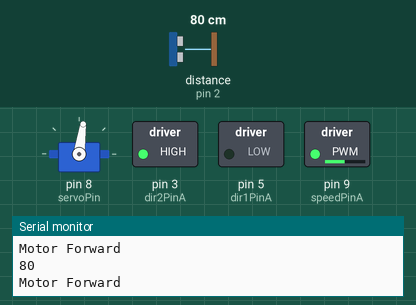
This sketch was run on a simulated Arduino Uno, built with avr-gcc and run on an emulated ATmega328P. Parts: servo, switched loads named in the sketch (green lamp = pin HIGH), the last lines printed to the serial monitor. Wiring (inferred from the names in the program): ultrasonic range finder: trigger pin 4; echo pin 2. Inputs (shaded band) come from the test bench; at power-on: distance to the obstacle (sensor on pin 2) 80 cm. The echo pulse lasts 58.3 µs per cm; pins used as bus, display or sensor lines are not drawn.

Above: at 1.2 s.
1.3 s: distance to the obstacle (sensor on pin 2) set to 41 cm
2.8 s: distance to the obstacle (sensor on pin 2) set to 33 cm
At 4.0 s:
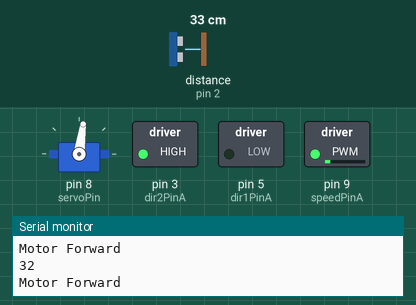
4.3 s: distance to the obstacle (sensor on pin 2) set to 38 cm
At 5.7 s:
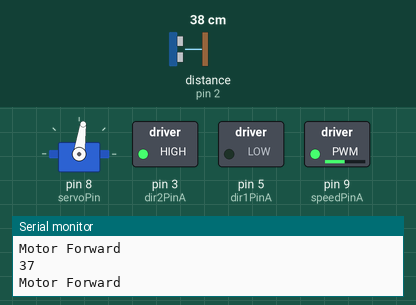
Timing chart, 0 to 7.3 s (numbered marks = the images above; inputs shaded):
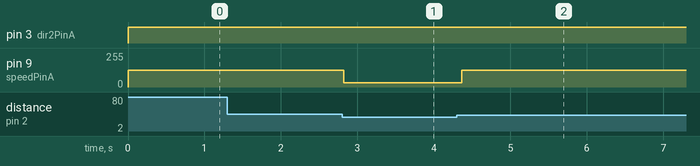

Measured:
- the behaviour switches between 37 and 36 cm on distance to the obstacle (sensor on pin 2) (found by bisection; images 0 and 1)
- after the input at 2.8 s, pin 9 (speedPinA): 125/255 → 32/255 at once
- after the input at 4.3 s, pin 9 (speedPinA): 32/255 → 125/255 after 0.06 s

The sketch:

MotorDistanceServo.ino
```cpp
/*
* MotorDistanceServo
*
* By Philip E, Henrik F
* 2017-04-05 12:05
*
* Program for stopping motor in the event of obstacle
* and allowing steering
*/

/* HC-SR04*/
#include <Servo.h>

Servo pointer;
const byte servoPin = 8;


// Echo
const int echoPin = 2; //ECHO pin
const int triggerPin = 4; //TRIG pin

/* Motor Driver */
const int dir1PinA = 5;  //Backwards pin
const int dir2PinA = 3; //Forwards pin
const int speedPinA = 9; // Needs to be a PWM pin to be able to control motor speed

void setup() {
   Serial.begin(9600);
   pinMode(echoPin, INPUT);
   pinMode(triggerPin, OUTPUT);

   //Define L298N Dual H-Bridge Motor Controller Pins

   pinMode(dir1PinA,OUTPUT);
   pinMode(dir2PinA,OUTPUT);
   pinMode(speedPinA,OUTPUT);
   pointer.attach(servoPin);
   steer(50);
}

/*
*   The golden method! Control the motor with
*   a certain speed (0 to 100). Direction: 0 reverse, 1 forward.
*/

void motor_run(int speed, int direction){
    if(direction == 1){
        analogWrite(speedPinA, speed);//Sets speed variable via PWM
        digitalWrite(dir1PinA, LOW);
        digitalWrite(dir2PinA, HIGH);
        Serial.println("Motor Forward");
    }
    else if (direction == 0) {
        analogWrite(speedPinA, speed);
        digitalWrite(dir1PinA, HIGH);
        digitalWrite(dir2PinA, LOW);
        Serial.println("Motor Reverse");
        Serial.println("   ");
    }
}

void steer(int capacity){
    if(capacity > 100 || capacity < 0){
       capacity = 50;
    }

    int adjustment = 10.24 * capacity;
    //Steering between 75 degrees and 95 degrees from car right.
    int pos = map(adjustment, 0, 1024, 75, 90);
    pointer.write(pos);
}

int counter = 0;
void loop() {
   digitalWrite(triggerPin, HIGH); //Trigger ultrasonic detection
   delayMicroseconds(10);
   digitalWrite(triggerPin, LOW);

   int distance = pulseIn(echoPin, HIGH); //Read ultrasonic reflection
   distance= distance/58; //Calculate distance

   if(distance >= 200 || distance < 0){
      Serial.println("Out of distance");
   }
   else{
      Serial.println(distance);
   }

   if(distance > 35){
      motor_run(125, 1);
   }
   else if(distance <= 35){
      motor_run(distance, 1);
   }
   else if(distance <= 10){
      //motor_run(0, 1);
   }


  steer(50);


  delay(100);
}
```
